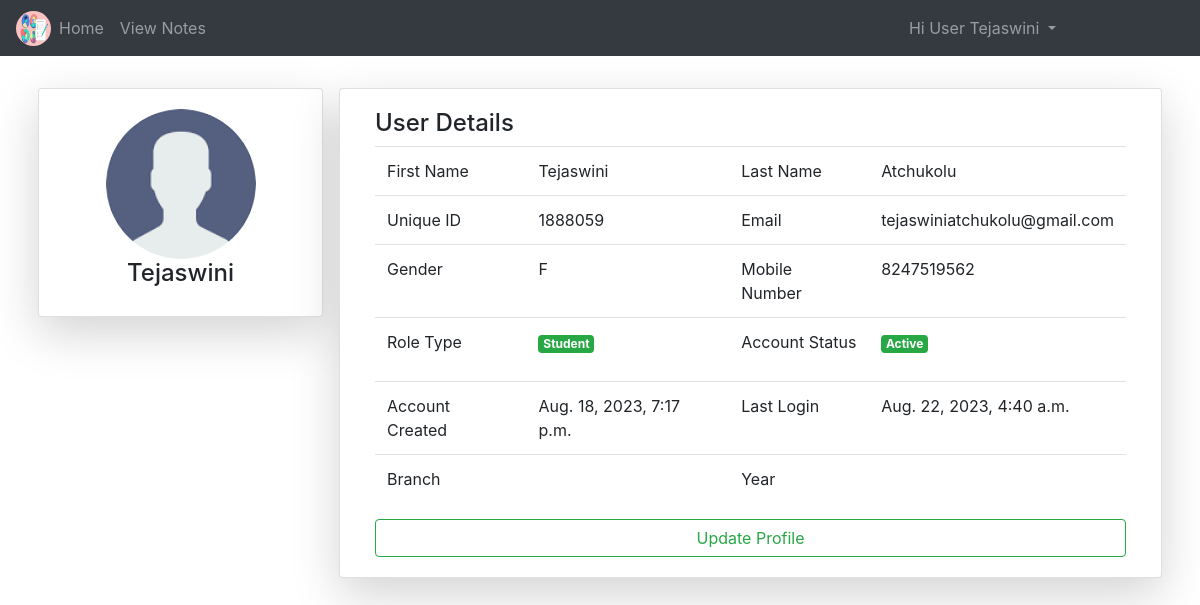
The page /pfle/ (signed in) on the database as committed earlier.
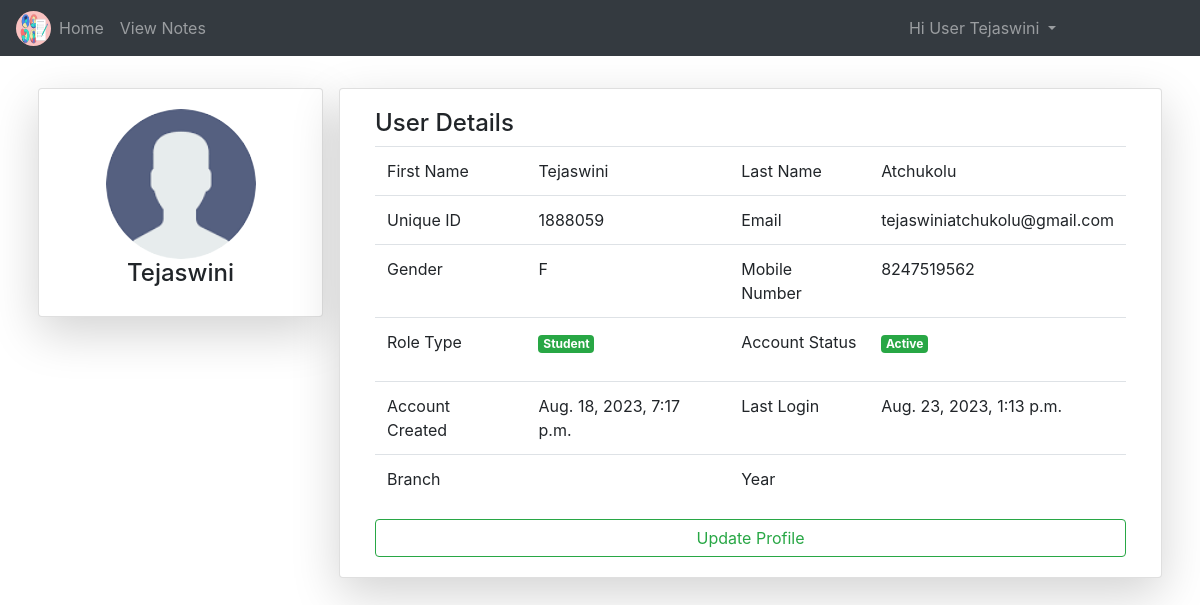
The same page on the database as committed later.
### NotesApp/models.py (models this page shows)
class User(AbstractUser):
	v = [
		('d','Select Your gender'),
		('M','Male'),
		('F','Female'),
	]
	p = [
		('G','Guest'),
		('T','Teacher'),
		('S','Student'),
	]
	gd = models.CharField(choices=v,default='d',max_length=5)
	mb = models.CharField(max_length=11)
	uq = models.CharField(max_length=10)
	role = models.CharField(choices=p,default='G',max_length=5)
	is_teacher = models.BooleanField(default=False)
	is_student = models.BooleanField(default=False)
	pfimg = models.ImageField(upload_to='Profiles/',default='demoprofile.png')

### NotesApp/views.py (the view)
# urls.py: path('pfle/',views.profile,name="pf"),
def profile(request):
	return render(request,'notehtmls/profile.html')

### templates/notehtmls/profile.html (shortened to what this page needs)
{% extends 'notehtmls/base.html' %}
{% block content %}
<div class="container mt-4">
	<div class="row">
		<div class="card col-md-3 shadow-lg h-100 m-2">
			<div class="card-body text-center">
				<img src="{{request.user.pfimg.url}}" class="rounded-circle" height="150px" width="150px">
				<h4>{{request.user.username}}</h4>
			</div>
		</div>
		<div class="card col-md shadow-lg h-100 m-2">
			<div class="card-body">
				<h4>User Details</h4>
				<table class="table">
					<tr>
						<td>First Name</td>
						<td>{{request.user.first_name}}</td>
						<td>Last Name</td>
						<td>{{request.user.last_name}}</td>
					</tr>
					<tr>
						<td>Unique ID</td>
						<td>{{request.user.uq}}</td>
						<td>Email</td>
						<td>{{request.user.email}}</td>
					</tr>
					<tr>
						<td>Gender</td>
						<td>{{request.user.gd}}</td>
						<td>Mobile Number</td>
						<td>{{request.user.mb}}</td>
					</tr>
					<tr>
						<td>Role Type</td>
						<td>
							{% if request.user.role == 'G' %}
								<p class="badge badge-warning">Guest</p>
							{% elif request.user.role == 'T' %}
								<p class="badge badge-info">Teacher</p>
							{% else %}
								<p class="badge badge-success">Student</p>
							{% endif %}
						</td>
						<td>Account Status</td>
						<td>
							{% if request.user.is_active %}
								<p class="badge badge-success">Active</p>
							{% else %}
								<p class="badge badge-danger">In-Active</p>
							{% endif %}
						</td>
					</tr>
					<tr>
						<td>Account Created</td>
						<td>{{request.user.date_joined}}</td>
						<td>Last Login</td>
						<td>{{request.user.last_login}}</td>
					</tr>
					{% if request.user.is_teacher == 1 %}
					<tr>
						<td>Branch</td>
						<td>{{request.user.tprofile.branch}}</td>
						<td>Subject</td>
						<td>{{request.user.tprofile.subjects}}</td>
					</tr>
					{% else %}
					<tr>
						<td>Branch</td>
						<td>{{request.user.sprofile.branch}}</td>
						<td>Year</td>
						<td>{{request.user.sprofile.year}}</td>
					</tr>
					{% endif %}
				</table>
				<a href="{% url 'uppfle' %}" class="btn btn-block btn-outline-success">Update Profile</a>
			</div>
		</div>
	</div>
</div>
{% endblock %}

### templates/notehtmls/navbar.html (shortened to what this page needs)
{% load static %}
<nav class="navbar navbar-expand-md bg-dark navbar-dark">
    <img src="{% static 'images/icons/logo.png' %}" class="rounded-circle" height="35px" width="35px">
    <div class="collapse navbar-collapse" id="collapsibleNavbar">
      <ul class="navbar-nav">
        {% if not user.is_authenticated %}
        <li class="nav-item">
          <a class="nav-link {% if request.path == '/' %}active{% endif %}" href="{% url 'hm' %}">Home</a>
        </li>
        <li class="nav-item">
          <a class="nav-link {% if request.path == '/abt/' %}active{% endif %}" href="{% url 'ab' %}">About</a>
        </li>
        <li class="nav-item">
          <a class="nav-link {% if request.path == '/cnt/' %}active{% endif %}" href="{% url 'ct' %}">Contact</a>
        </li>
        <li class="nav-item">
          <a class="nav-link {% if request.path == '/reg/' %}active{% endif %}" href="{% url 'rg' %}">Register</a>
        </li>
        {% else %}
        <li class="nav-item">
          <a class="nav-link {% if request.path == '/' %}active{% endif %}" href="{% url 'hm' %}">Home</a>
        </li>
        {% if user.is_superuser %}
        <li class="nav-item">
          <a class="nav-link {% if request.path == '/roles/' %}active{% endif %}" href="{% url 'role' %}">Roles</a>
        </li>
        {% elif user.role == 'T' and user.is_teacher == 1 %}
        <li class="nav-item">
          <a class="nav-link" href="">Notes</a>
        </li>
        {% elif user.role == 'S' and user.is_student == 1 %}
        <li class="nav-item">
          <a class="nav-link" href="">View Notes</a>
        </li>
        {% else %}
        <li class="nav-item">
          <a class="nav-link" href="">Access Denied</a>
        </li>
        {% endif %}
        {% endif %}
      </ul>
      <ul class="navbar-nav ml-auto" style="margin-right: 120px;">
        {% if not user.is_authenticated %}
        <li class="nav-item">
          <a class="nav-link {% if request.path == '/login/' %}active{% endif %}" href="{% url 'lg' %}">Login</a>
        </li>
        {% else %}
        <div class="dropdown" style="cursor: pointer;">
          <a class="dropdown-toggle nav-link" data-toggle="dropdown">
            Hi User {{request.user.username}}
          </a>
        </div>
        {% endif %}
      </ul>
    </div>
</nav>

Rows that differ between the two databases and show on the page:
changed User "Tejaswini": user.last_login "Aug. 22, 2023, 4:40 a.m." → "Aug. 23, 2023, 1:13 p.m."
